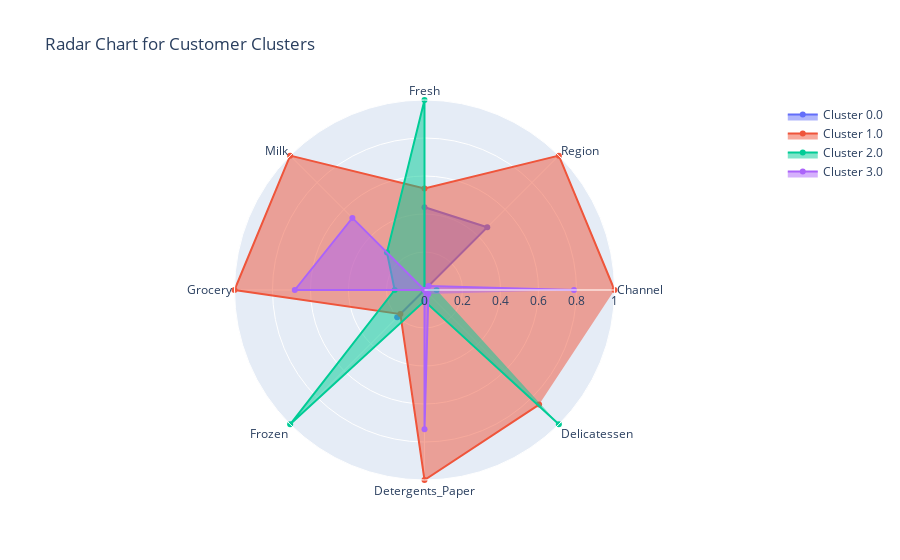

This figure's notebook cell:
### Markdown cell above
**Task 31: Set the layout for your radar chart and plot it**

### Code cell
# Assuming radar_data is already prepared from the previous steps
radar_data = clustered_avg_norm.reset_index()

# Create radar chart data
categories = radar_data.columns[1:]

fig = go.Figure()

for i in range(len(radar_data)):
    fig.add_trace(go.Scatterpolar(
        r=radar_data.iloc[i][1:].values,
        theta=categories,
        fill='toself',
        name=f'Cluster {radar_data.iloc[i][0]}'
    ))

# Set layout for radar chart
fig.update_layout(
    polar=dict(
        radialaxis=dict(
            visible=True,
            range=[0, 1]
        )),
    showlegend=True,
    title="Radar Chart for Customer Clusters"
)

fig.show()

### Figure 1 — Plotly figure (JSON) as saved in the notebook; plotly's stock layout.template omitted (floating-point values rounded to 4 significant figures)
{"data": [{"fill": "toself", "name": "Cluster 0.0", "r": [0, 0.4673, 0.4356, 0, 0, 0.2034, 0, 0], "theta": ["Channel", "Region", "Fresh", "Milk", "Grocery", "Frozen", "Detergents_Paper", "Delicatessen"], "type": "scatterpolar"}, {"fill": "toself", "name": "Cluster 1.0", "r": [1, 1, 0.5344, 1, 1, 0.1795, 1, 0.853], "theta": ["Channel", "Region", "Fresh", "Milk", "Grocery", "Frozen", "Detergents_Paper", "Delicatessen"], "type": "scatterpolar"}, {"fill": "toself", "name": "Cluster 2.0", "r": [0.06381, 0, 1, 0.2793, 0.1571, 1, 0.05816, 1], "theta": ["Channel", "Region", "Fresh", "Milk", "Grocery", "Frozen", "Detergents_Paper", "Delicatessen"], "type": "scatterpolar"}, {"fill": "toself", "name": "Cluster 3.0", "r": [0.7868, 0.03061, 0, 0.5367, 0.6828, 0, 0.7333, 0.02894], "theta": ["Channel", "Region", "Fresh", "Milk", "Grocery", "Frozen", "Detergents_Paper", "Delicatessen"], "type": "scatterpolar"}], "layout": {"polar": {"radialaxis": {"range": [0, 1], "visible": true}}, "showlegend": true, "title": {"text": "Radar Chart for Customer Clusters"}}}
